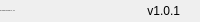
              <widget class="QFrame" name="bottomBar">
               <property name="minimumSize">
                <size>
                 <width>0</width>
                 <height>22</height>
                </size>
               </property>
               <property name="maximumSize">
                <size>
                 <width>16777215</width>
                 <height>22</height>
                </size>
               </property>
               <property name="frameShape">
                <enum>QFrame::NoFrame</enum>
               </property>
               <property name="frameShadow">
                <enum>QFrame::Raised</enum>
               </property>
               <layout class="QHBoxLayout" name="horizontalLayout_5">
                <property name="spacing">
                 <number>0</number>
                </property>
                <property name="leftMargin">
                 <number>0</number>
                </property>
                <property name="topMargin">
                 <number>0</number>
                </property>
                <property name="rightMargin">
                 <number>0</number>
                </property>
                <property name="bottomMargin">
                 <number>0</number>
                </property>
                <item>
                 <widget class="QLabel" name="creditsLabel">
                  <property name="maximumSize">
                   <size>
                    <width>16777215</width>
                    <height>16</height>
                   </size>
                  </property>
                  <property name="font">
                   <font>
                    <family>Segoe UI</family>
                    <pointsize>-1</pointsize>
                    <italic>false</italic>
                    <bold>false</bold>
                   </font>
                  </property>
                  <property name="text">
                   <string>By: Windlink Technology Co., LTD</string>
                  </property>
                  <property name="alignment">
                   <set>Qt::AlignLeading|Qt::AlignLeft|Qt::AlignVCenter</set>
                  </property>
                 </widget>
                </item>
                <item>
                 <widget class="QLabel" name="version">
                  <property name="text">
                   <string>v1.0.1</string>
                  </property>
                  <property name="alignment">
                   <set>Qt::AlignRight|Qt::AlignTrailing|Qt::AlignVCenter</set>
                  </property>
                 </widget>
                </item>
                <item>
                 <widget class="QFrame" name="frame_size_grip">
                  <property name="minimumSize">
                   <size>
                    <width>20</width>
                    <height>0</height>
                   </size>
                  </property>
                  <property name="maximumSize">
                   <size>
                    <width>20</width>
                    <height>16777215</height>
                   </size>
                  </property>
                  <property name="frameShape">
                   <enum>QFrame::NoFrame</enum>
                  </property>
                  <property name="frameShadow">
                   <enum>QFrame::Raised</enum>
                  </property>
                 </widget>
                </item>
               </layout>
              </widget>
